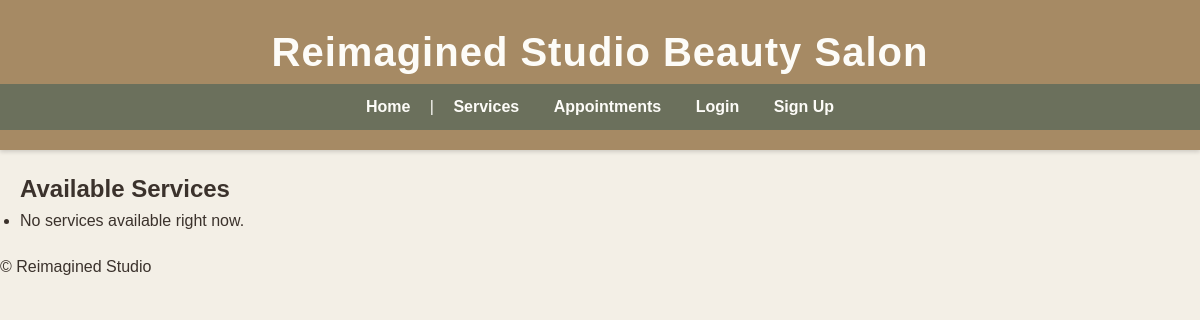
/services/, run on an earlier commit of the app's database.
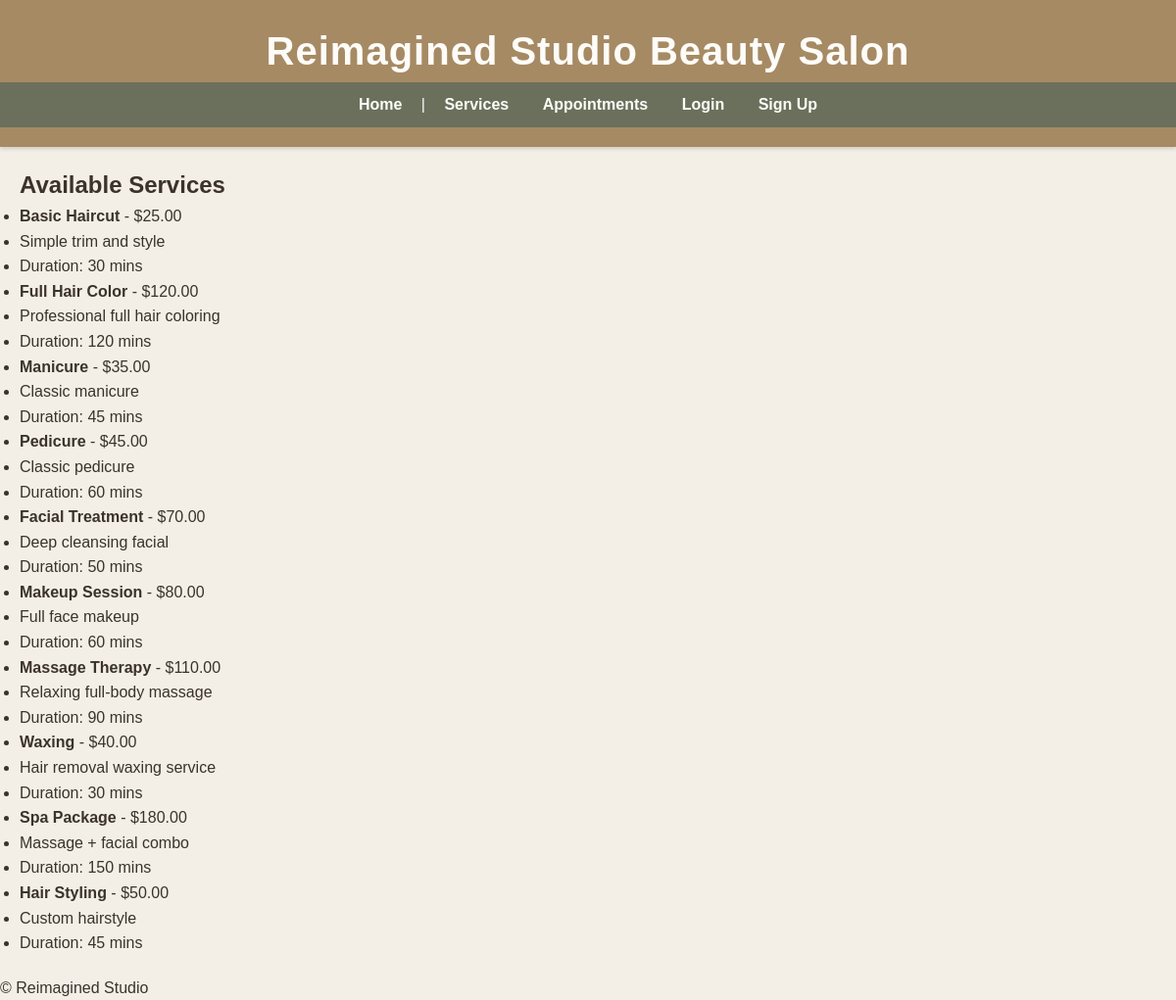
And on a later commit of the database.
### salon_app/models.py (models this page shows, shortened)
class Service(models.Model):
    name = models.CharField(max_length=100)
    description = models.TextField(blank=True)
    duration_minutes = models.PositiveIntegerField()
    price = models.DecimalField(max_digits=6, decimal_places=2)

### salon_app/views.py (the view)
# urls.py: path('services/', views.services_list, name='services'),
def services_list(request):
    services = Service.objects.all()
    return render(request, 'salon_app/services_list.html', {'services': services})

### salon_app/templates/salon_app/services_list.html (shortened to what this page needs)
{% extends 'salon_app/base.html' %}
{% block content %}
<h2>Available Services</h2>
<ul>
  {% for service in services %}
    <li>
      <strong>{{ service.name }}</strong> - ${{ service.price}}
      <li>{{ service.description }}</li>
      <li>Duration: {{ service.duration_minutes }} mins</li>
    </li>
  {% empty %}
    <li>No services available right now.</li>
  {% endfor %}
</ul>
{% endblock %}

### salon_app/templates/salon_app/base.html (shortened to what this page needs)
{% load static %}
<!DOCTYPE html>
<html lang="en">
<head>
    <link rel="stylesheet" href="{% static 'css/style.css' %}">
</head>
<body>
    <header>
        <h1>Reimagined Studio Beauty Salon</h1>
        <nav>
            <a href="{% url 'home' %}">Home</a> |
            <a href="{% url 'services' %}">Services</a>
            <a href="{% url 'appointments' %}">Appointments</a>
            {% if user.is_authenticated %}
                <a href="{% url 'logout' %}">Logout</a>
            {% else %}
                <a href="{% url 'login' %}">Login</a>
                <a href="{% url 'register_customer' %}">Sign Up</a>
            {% endif %}
        </nav>
    </header>
    <main>
        {% block content %}{% endblock %}
    </main>
    <footer>
        <p>&copy; Reimagined Studio</p>
    </footer>
</body>
</html>

### salon_app/static/css/style.css (style rules this page uses)
* { margin: 0; padding: 0; box-sizing: border-box; }
body { font-family: 'Quicksand', sans-serif; font-size: 16px; line-height: 1.6; background-color: #f3efe6; color: #3b322c; min-height: 100vh; }
header { background-color: #a68a64; color: #fdfcf8; padding: 20px 0; text-align: center; box-shadow: 0 2px 4px rgba(0, 0, 0, 0.15); }
header h1 { font-size: 2.5em; letter-spacing: 1px; }
nav { background-color: #6b705c; padding: 10px 0; text-align: center; }
nav a { color: #fdfcf8; text-decoration: none; margin: 0 15px; font-weight: 600; transition: color 0.3s; }
main { max-width: 1200px; margin: 20px auto; padding: 0 20px; }

What changed in the data, as far as the page shows it:
added Service: name "Basic Haircut", price "25.00", description "Simple trim and style", duration_minutes "30"
added Service: name "Full Hair Color", price "120.00", description "Professional full hair coloring", duration_minutes "120"
added Service: name "Manicure", price "35.00", description "Classic manicure", duration_minutes "45"
added Service: name "Pedicure", price "45.00", description "Classic pedicure", duration_minutes "60"
added Service: name "Facial Treatment", price "70.00", description "Deep cleansing facial", duration_minutes "50"
added Service: name "Makeup Session", price "80.00", description "Full face makeup", duration_minutes "60"
added Service: name "Massage Therapy", price "110.00", description "Relaxing full-body massage", duration_minutes "90"
added Service: name "Waxing", price "40.00", description "Hair removal waxing service", duration_minutes "30"
added Service: name "Spa Package", price "180.00", description "Massage + facial combo", duration_minutes "150"
added Service: name "Hair Styling", price "50.00", description "Custom hairstyle", duration_minutes "45"
Also different on the page:
text no longer shown: "No services available right now."
